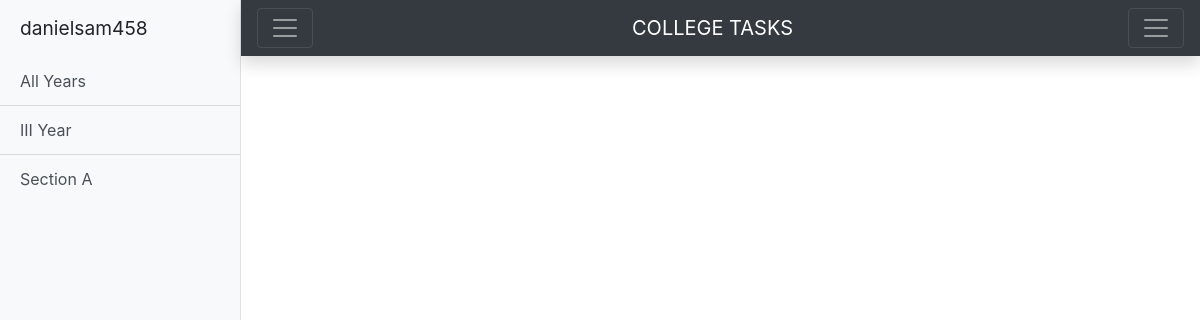
/viewPosts (signed in), run on an earlier commit of the app's database.
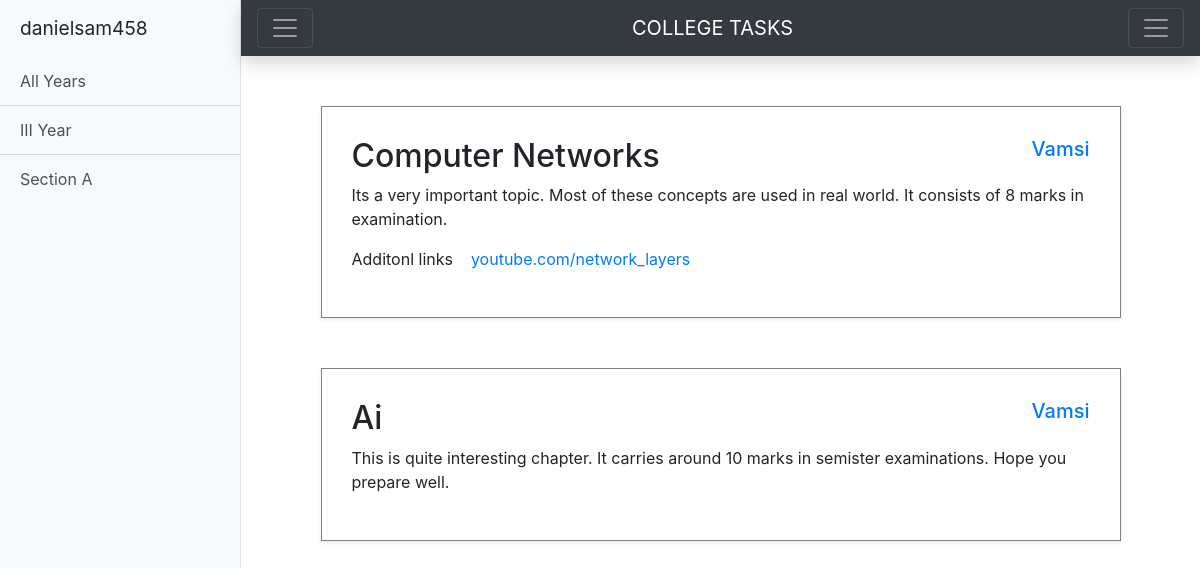
And on a later commit of the database.
### myapp/models.py (models this page shows, shortened)
class Post(models.Model):
	subject = models.CharField(max_length = 25)
	topic = models.CharField(max_length = 25)
	description = models.TextField(max_length = 250)
	author = models.CharField(max_length = 25)
	links = models.CharField(max_length = 300, blank = True)
	branch = models.CharField(max_length = 20, choices = branches, default = 'GlOBAL', blank = True)
	year = models.CharField(max_length = 20, choices = yearChoices, default = 'All Years', blank = True)
	sections = models.CharField(max_length = 20, choices = sectionChoices, default = 'All Years', blank = True)

### myapp/views.py (the view)
# urls.py: path('viewPosts', views.viewPosts, name = "viewPosts"),
@login_required(login_url='/login/')
def viewPosts(request):
	postObj = Post.objects.all()
	print(postObj.values())
	return render(request, 'files/Posts.html', {'PostData' : postObj})

### myapp/Templates/Files/Posts.html (shortened to what this page needs)
<!DOCTYPE html>
<html lang="en">
<head>
    <link rel="stylesheet" href="https://stackpath.bootstrapcdn.com/bootstrap/4.5.0/css/bootstrap.min.css">
    <link rel="stylesheet" href="path/to/font-awesome/css/font-awesome.min.css">
</head>
<body>
    <div class="d-flex" id="wrapper">
        <div class="bg-light border-right" id="sidebar-wrapper">
            <div class="sidebar-heading">{{ request.user }}</div>
            <div class="list-group list-group-flush">
                <a href="#" class="list-group-item list-group-item-action bg-light">All Years</a>
                <a href="#" class="list-group-item list-group-item-action bg-light">III Year</a>
                <a href="#" class="list-group-item list-group-item-action bg-light">Section A</a>
            </div>
        </div>
        <div id="page-content-wrapper">
            <nav class="navbar navbar-dark bg-dark shadow">
                <button class="navbar-toggler" id="menu-toggle" aria-expanded="false"><span class="navbar-toggler-icon"></span></button>
                    <a class="navbar-brand" href="#">COLLEGE TASKS</a>
                    <button class="navbar-toggler" type="button" data-toggle="collapse" data-target="#navbarSupportedContent" aria-controls="navbarSupportedContent" aria-expanded="false" aria-label="Toggle navigation">
                    <span class="navbar-toggler-icon"></span>
                    </button>
            </nav>
            <div class="container">
                {% for data in PostData %}
                    <div class="container box shadow-sm">
                        <div class="row">
                            <div class="col">
                                <h2>{{ data.subject }}</h2>
                            </div>
                            <div class="col ml-auto">
                                <h5 style="text-align: end;"><a href="#"> {{ data.author }}</a></h5>
                            </div>
                        </div>
                        {% if data.description %}
                            <div class="row">
                                <div class="col">
                                    <p>{{ data.description }}</p>
                                </div>
                            </div>
                        {% endif %}
                        {% if data.links %}
                            <div class="row">
                                <div class="col">
                                    <p>Additonl links  &nbsp &nbsp<a href="{{ links }}">{{ data.links }}</a></p>
                                </div>
                            </div>
                        {% endif %}
                    </div>
                {% endfor %}
            </div>
        </div>
    </div>
</body>
</html>

### myapp/Templates/Files/Posts.html (style rules this page uses)
#wrapper { overflow-x: hidden; }
#sidebar-wrapper { min-height: 100vh; margin-left: -15rem; -webkit-transition: margin .25s ease-out; -moz-transition: margin .25s ease-out; -o-transition: margin .25s ease-out; transition: margin .25s ease-out; }
#sidebar-wrapper .sidebar-heading { padding: 0.875rem 1.25rem; font-size: 1.2rem; }
#sidebar-wrapper .list-group { width: 15rem; }
#page-content-wrapper { min-width: 100vw; }
@media (min-width: 768px) { #sidebar-wrapper { margin-left: 0; } }
@media (min-width: 768px) { #page-content-wrapper { min-width: 0; width: 100%; } }
.box { border: 1px solid grey; max-width: 800px; margin-top: 50px; margin-bottom: 50px; padding: 30px; }

What changed in the data, as far as the page shows it:
added Post: subject "Computer Networks", author "Vamsi", description "Its a very important topic. Most of these concepts are used in real world. It consists of 8 marks in examination.", links "youtube.com/network_layers"
added Post: subject "Ai", author "Vamsi", description "This is quite interesting chapter. It carries around 10 marks in semister examinations. Hope you prepare well."
